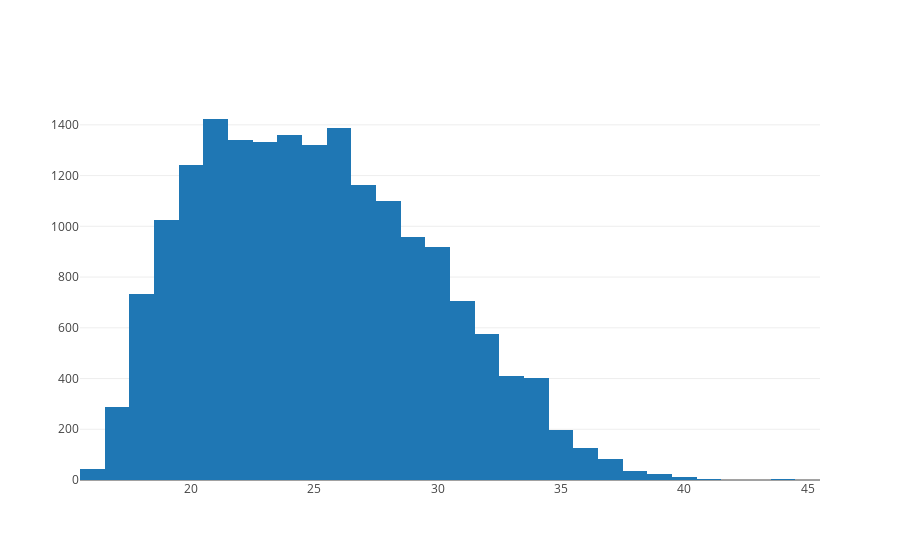

This figure's notebook cell:
### Markdown cell above
## Number of players at each age

### Code cell
import cufflinks as cf
import matplotlib.pyplot as plt
cf.set_config_file(offline=False, world_readable=True, theme='ggplot')

n_df = df.sort_values(by = 'Age', ascending = False)
age = n_df['Age'].values
fig = go.Histogram(x = age)
iplot([fig])

### Figure 1 — Plotly figure (JSON) as saved in the notebook; plotly's stock layout.template omitted (floating-point values rounded to 4 significant figures; data arrays with more than 128 entries replaced by an {"elided": "..."} marker saying what was removed)
{"data": [{"x": {"elided": "18207 int values"}, "type": "histogram", "uid": "ca315096-f95c-4077-93c7-58aafc0dd512"}], "layout": {}}
